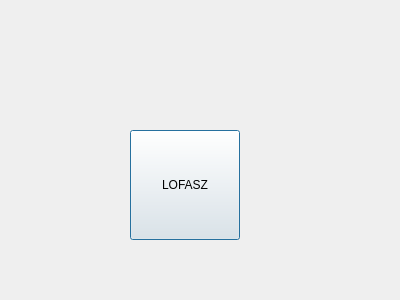
<?xml version="1.0" encoding="UTF-8"?>
<ui version="4.0">
 <class>RecordingWindow</class>
 <widget class="QDialog" name="RecordingWindow">
  <property name="geometry">
   <rect>
    <x>0</x>
    <y>0</y>
    <width>400</width>
    <height>300</height>
   </rect>
  </property>
  <property name="windowTitle">
   <string>Dialog</string>
  </property>
  <widget class="QPushButton" name="pushButton">
   <property name="geometry">
    <rect>
     <x>130</x>
     <y>130</y>
     <width>110</width>
     <height>110</height>
    </rect>
   </property>
   <property name="text">
    <string>LOFASZ</string>
   </property>
  </widget>
 </widget>
 <resources/>
 <connections/>
</ui>
